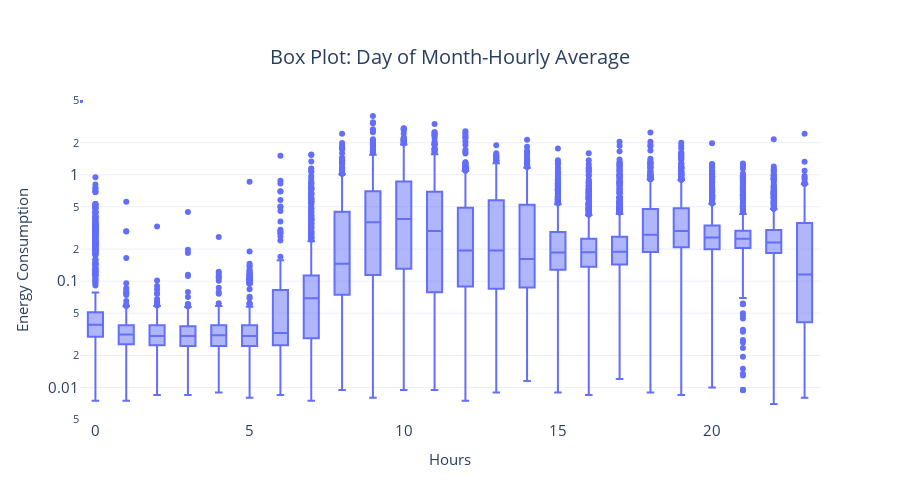

Notebook source saved alongside this figure:
### Code cell
fig = px.box(plot_df, y="energy_consumption", x="hour", log_y=True, title="Box Plot: Day of Month-Hourly Average")
fig = format_plot(fig, ylabel="Energy Consumption", xlabel="Hours", legends=None)
# fig.write_image("imgs/chapter_3/box_plot_hourly_avg.png")
fig.show()

### Figure 1 — Plotly figure (JSON) as saved in the notebook; plotly's stock layout.template omitted (floating-point values rounded to 4 significant figures; data arrays with more than 128 entries replaced by an {"elided": "..."} marker saying what was removed)
{"data": [{"alignmentgroup": "True", "hovertemplate": "hour=%{x}<br>energy_consumption=%{y}<extra></extra>", "legendgroup": "", "marker": {"color": "#636efa"}, "name": "", "notched": false, "offsetgroup": "", "orientation": "v", "showlegend": false, "type": "box", "x": {"elided": "18936 int values"}, "x0": " ", "xaxis": "x", "y": {"elided": "18936 float values"}, "y0": " ", "yaxis": "y"}], "layout": {"autosize": false, "boxmode": "group", "height": 500, "legend": {"font": {"size": 15}, "orientation": "h", "title": {}, "tracegroupgap": 0, "x": 1, "xanchor": "right", "y": 0.98, "yanchor": "bottom"}, "title": {"font": {"size": 20}, "text": "Box Plot: Day of Month-Hourly Average", "x": 0.5, "xanchor": "center", "yanchor": "top"}, "width": 900, "xaxis": {"anchor": "y", "domain": [0, 1], "tickfont": {"size": 15}, "title": {"font": {"size": 15}, "text": "Hours"}}, "yaxis": {"anchor": "x", "domain": [0, 1], "tickfont": {"size": 15}, "title": {"font": {"size": 15}, "text": "Energy Consumption"}, "type": "log"}}}
